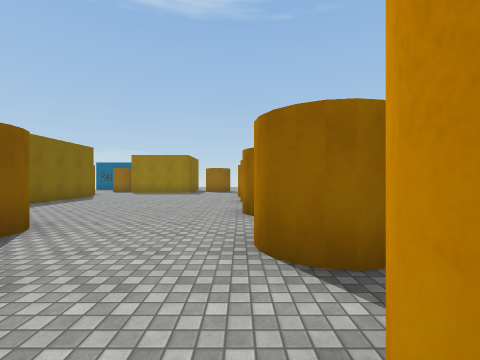
View 1 (above)

16 first-person views from a walk through a scene from a Unity 3-D project. The camera is 1.5 m above the floor, looks level and sees 90° across. The floor is counted in squares, 2 m on a side. Each view is taken from the middle of a square. On the plan, view 1 faces up. The plan holds only what a view shows up to about 9 squares ahead; the rest is blank. Some surface patterns are stand-ins.

View 2
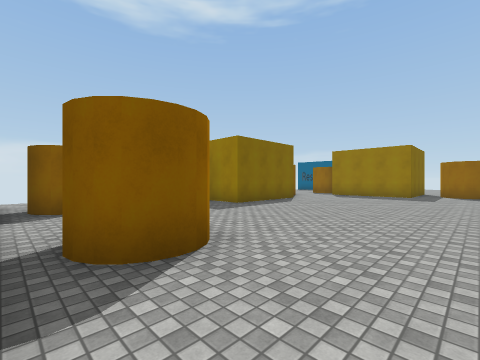

View 3
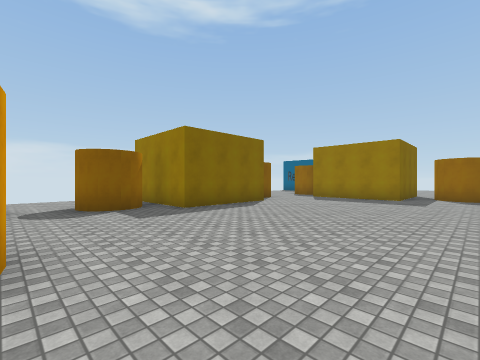

View 4
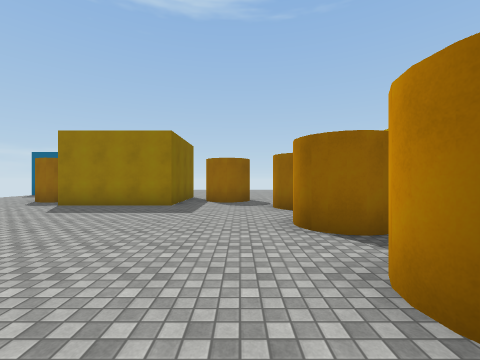

View 5
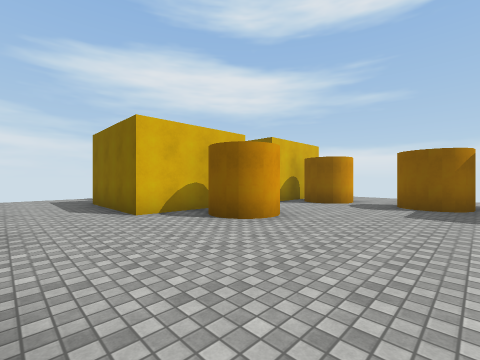

View 6
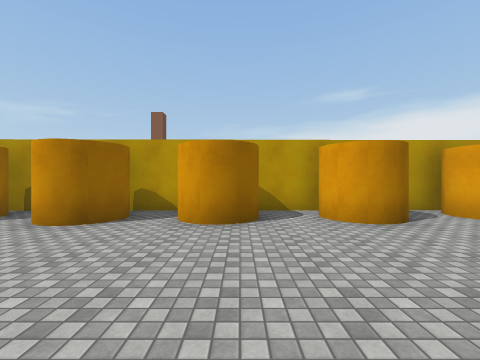

View 7
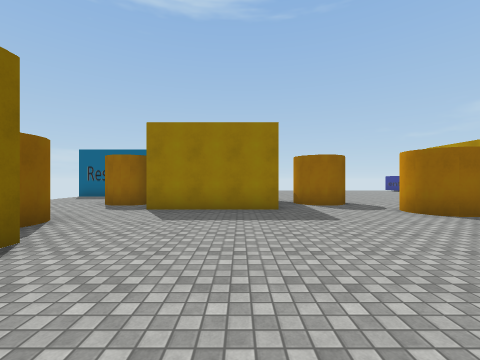

View 8
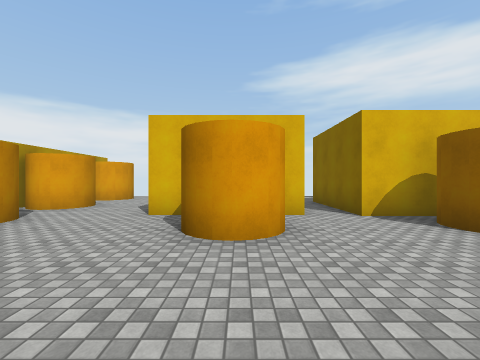

View 9
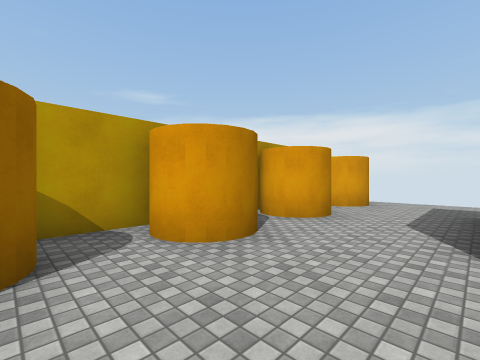

View 10
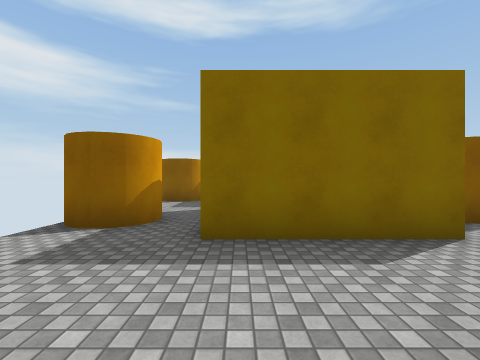

View 11
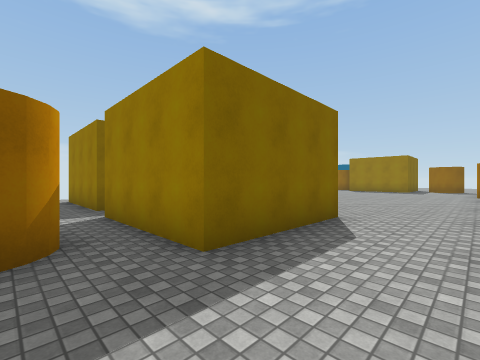

View 12
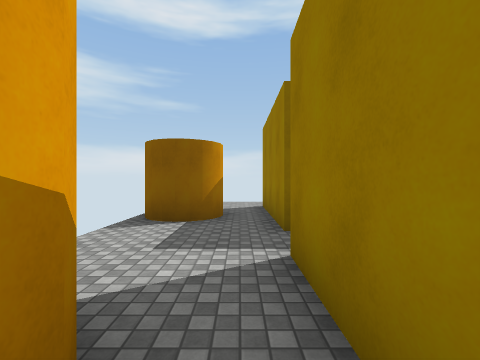

View 13
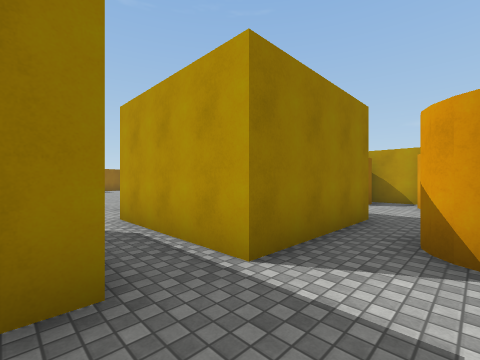

View 14
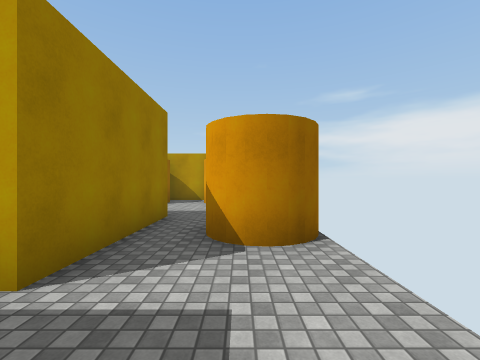

View 15
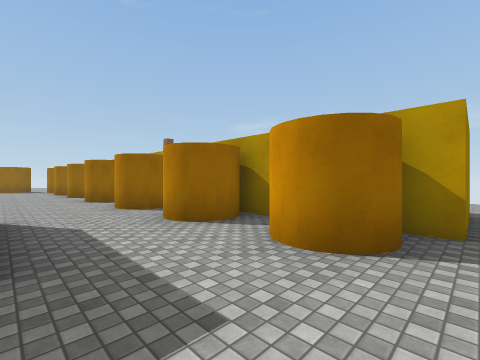

View 16
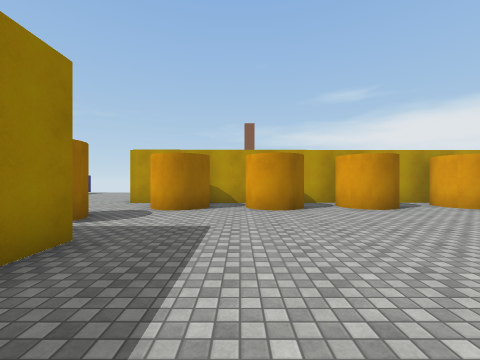

### Floor plan
Key: @ floor where view 1 was taken; # wall or solid block; x gap in a wall; . floor.
Columns run from 11 left of view 1 to 3 right of it. Each row starts with its distance up from view 1.
 17  ..        ....
 16  ..##   ###....
 15  ...##  #....#
 14   ...####..###
 13    .........##
 12    #.........#
 11     .......###
 10     #........#
  9     #.......##
  8   ###.......##
  7  ..x.........#
  6 ...#........##
  5 ............##
  4 ...#...#.....#
  3    #...#....##
  2    ##.......##
  1     #.####..##
  0     #.####.@##
 -1 .####.####...#
 -2 ............##
 -3    #...##...##
 -4    x...##....#

Positions as (right, up) in squares from view 1, and headings:
1: (0, 0), facing up
2: (-1, 2), facing up-left
3: (-1, 4), facing up-left
4: (-1, 7), facing up
5: (0, 7), facing down-left
6: (-4, 8), facing right
7: (-4, 8), facing up
8: (-4, 7), facing down
9: (-2, 5), facing down-right
10: (1, -1), facing left
11: (0, -3), facing up-left
12: (-3, -2), facing left
13: (-7, -3), facing up-right
14: (-7, -3), facing right
15: (-2, -4), facing up-right
16: (-6, 12), facing right
